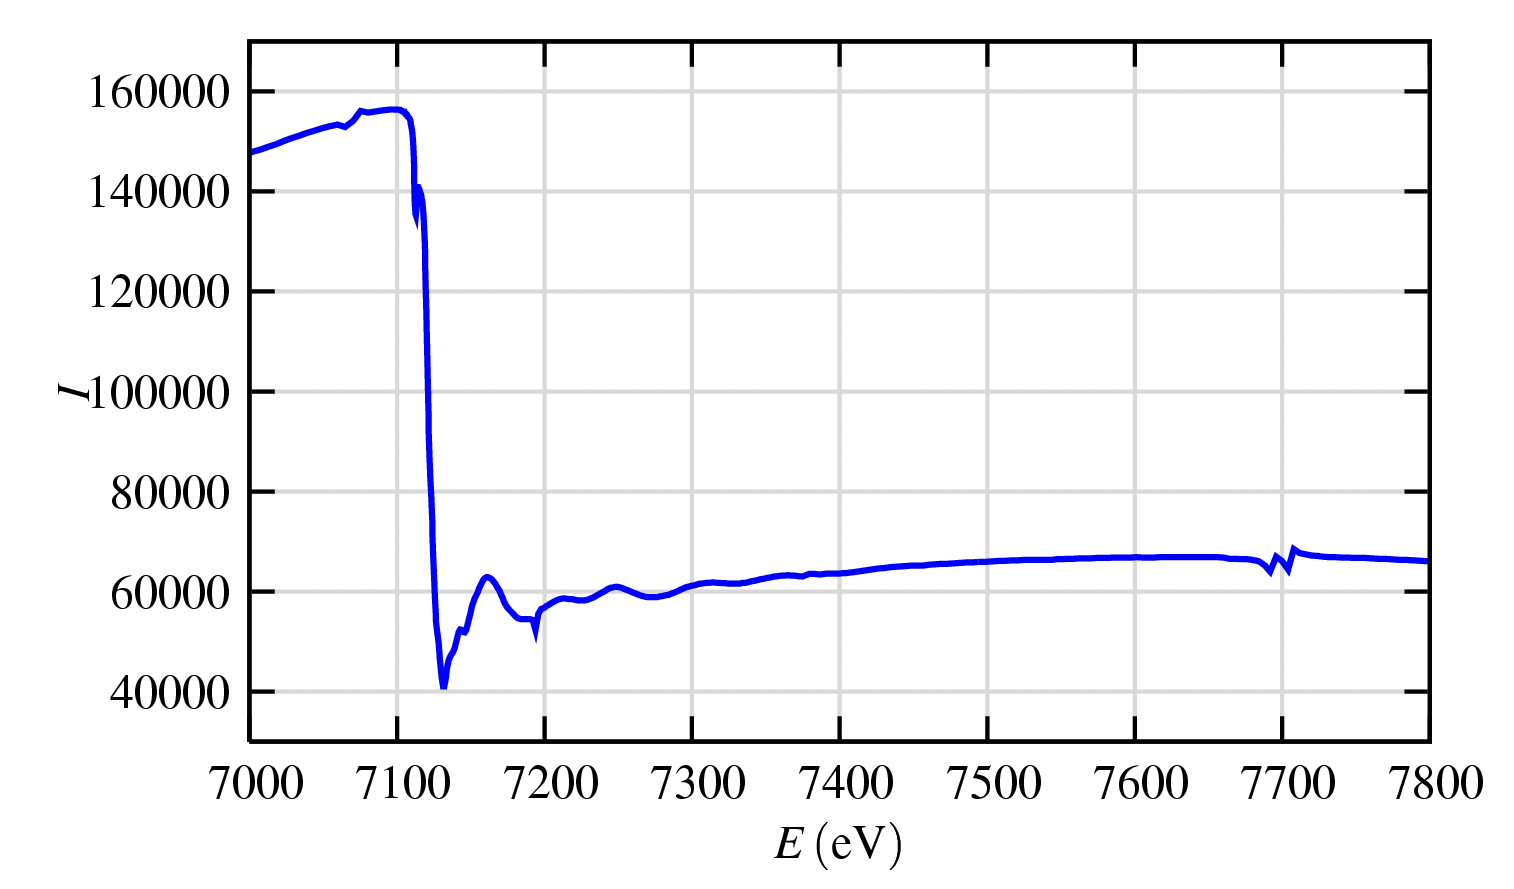

This chart was generated by the following gnuplot code:
#
 load 'base.gp'
 set yrange [30000:170000] 
 set ylabel ' $ I $ '  0.5, 0
 plot "fe_ion.dat" u 1:3 w l ls 1
